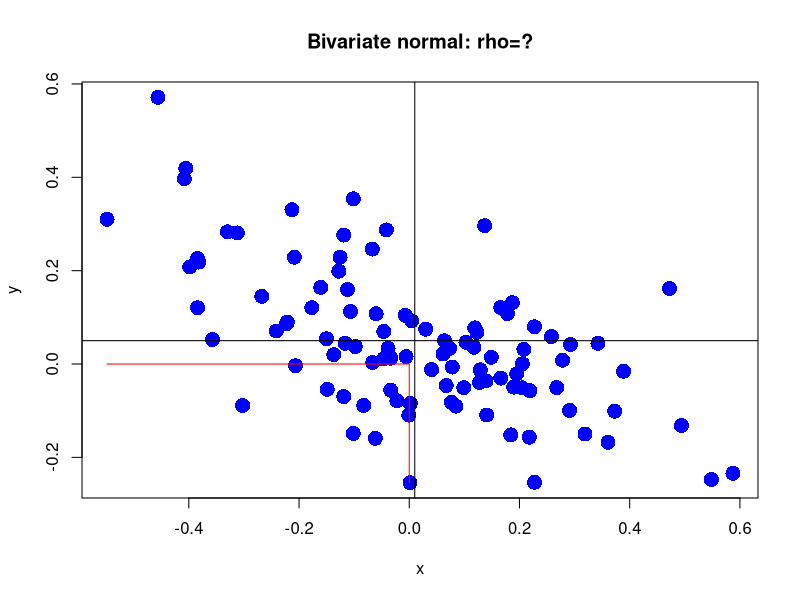

This chart was generated by the following R code:
# econ147lab3.R			script file for econ 147 Homework 3 calculations

options(digits=4)
library(mvtnorm)

# bivariate normal distribution
mu.x = 0.01
sig.x = 0.25
mu.y = 0.05
sig.y = 0.15

# simulate from bivariate normal with a given rho 
rho.xy = -0.5
sig.xy = rho.xy*sig.x*sig.y
Sigma.xy = matrix(c(sig.x^2, sig.xy, sig.xy, sig.y^2), 2, 2, byrow=TRUE)

# use the rmvnorm() function to simulate from bivariate normal
?rmvnorm
n = 100
set.seed(123)
xy.vals = rmvnorm(n, mean=c(mu.x, mu.y), sigma=Sigma.xy) 
head(xy.vals)

# scatterplot
plot(xy.vals[,1], xy.vals[,2], pch=16, cex=2, col="blue", 
     xlab="x", ylab="y")
title("Bivariate normal: rho=?")
abline(h=mu.y, v=mu.x)
segments(x0=0, y0=min(xy.vals[,2]), x1=0, y1=0, col="red")
segments(x0=min(xy.vals[,1]), y0=0, x1=0, y1=0, col="red")

# compute area under bivariate standard normal distribution
# Finc P( -00 < X < 0 and -00 < Y < 0)
?pmvnorm
pmvnorm(lower=c(-Inf, -Inf), upper=c(0, 0), mean=c(mu.x, mu.y), sigma=Sigma.xy)


